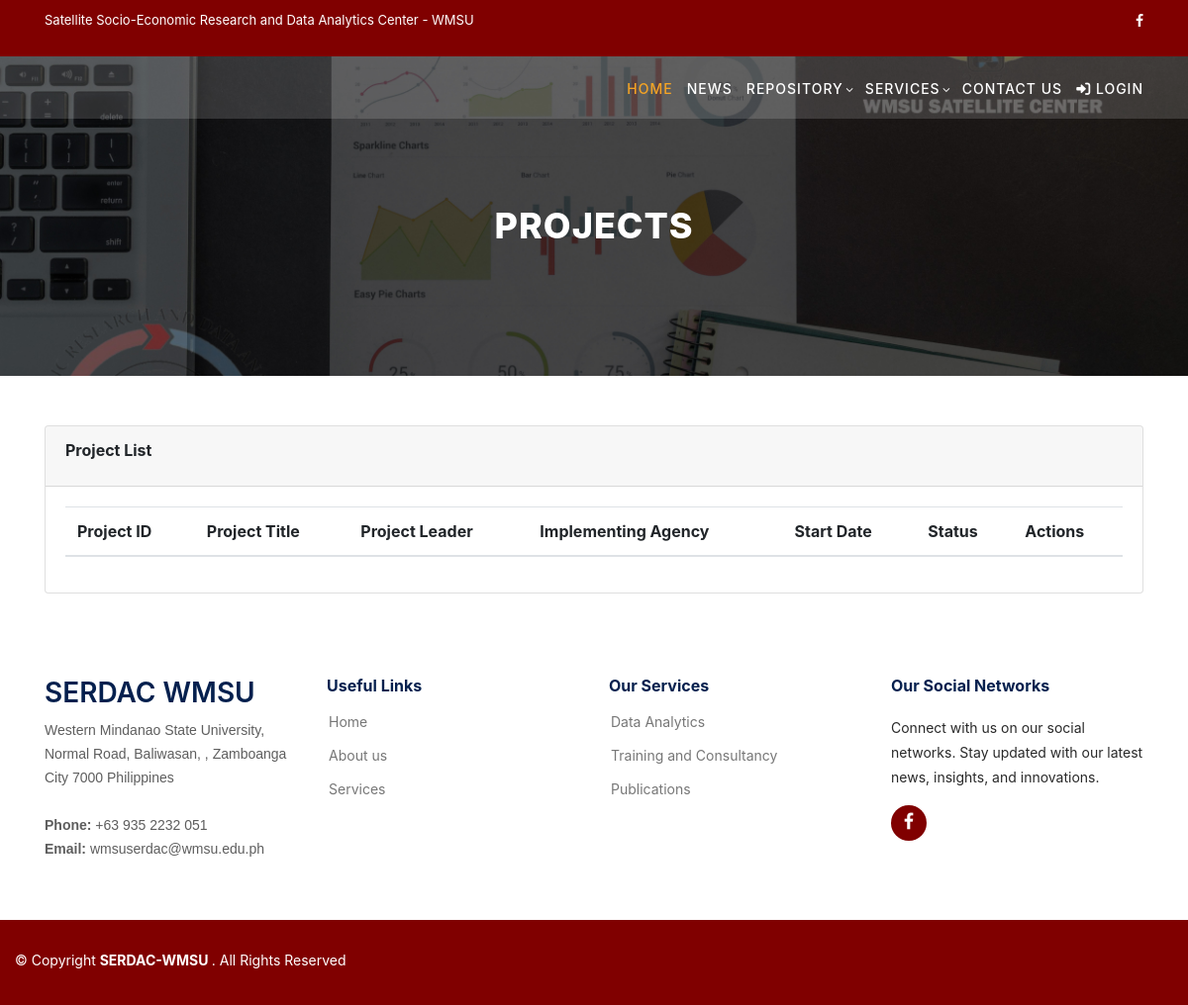
Page /project_list.php on the earlier database version.
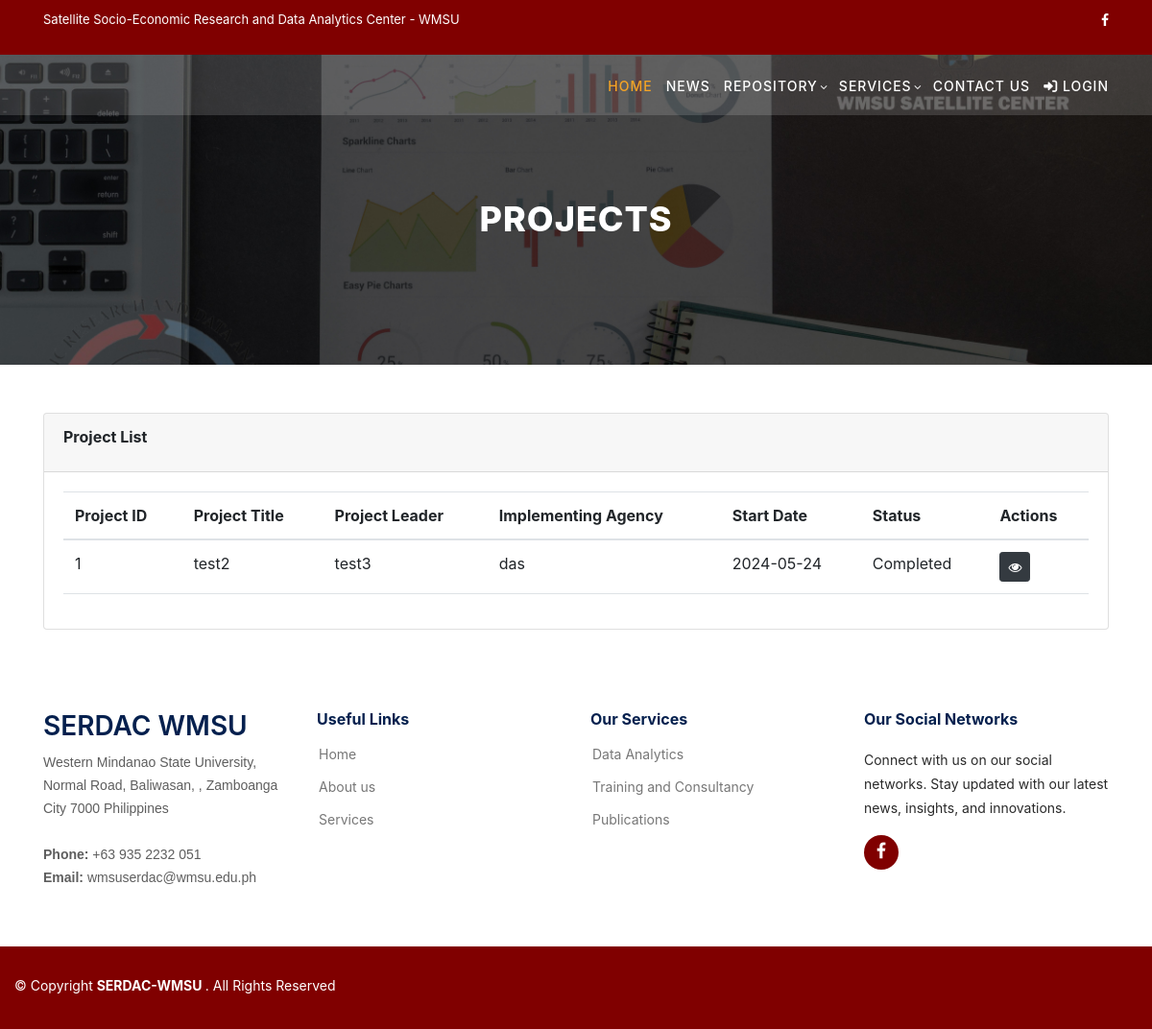
Same page on the later database version.
### tables this page shows
CREATE TABLE `repo_projects` (
  `ProjectID` int(11) NOT NULL,
  `ProgramTitle` varchar(255) NOT NULL,
  `ProjectTitle` varchar(255) NOT NULL,
  `ProjectLeader` varchar(255) NOT NULL,
  `ProjectLeaderSex` varchar(50) NOT NULL,
  `ProjectLeaderAgency` varchar(255) NOT NULL,
  `ProjectLeaderContact` varchar(1024) DEFAULT NULL,
  `ImplementingAgency` varchar(255) NOT NULL,
  `ImplementingAgencyAddress` varchar(255) NOT NULL,
  `BaseStation` varchar(255) NOT NULL,
  `ProjectDurationStart` date NOT NULL,
  `ProjectDurationEnd` date NOT NULL,
  `ExtensionDate` date DEFAULT NULL,
  `ProjectCost` decimal(15,2) NOT NULL,
  `SDGAddressed` varchar(255) DEFAULT NULL,
  `ProjectAbstract` text DEFAULT NULL,
  `FundedBy` varchar(255) NOT NULL,
  `FacilitatedBy` varchar(255) NOT NULL,
  `Status` varchar(50) NOT NULL,
  `CooperatingAgencies` varchar(55) DEFAULT NULL,
  `OtherImplementationSites` varchar(255) DEFAULT NULL
);

### project_list.php (the view, shortened to what this page needs)
<?php include('include/header.php');
?>
<link rel="stylesheet" href="css/profile.css">
<link href="https://maxcdn.bootstrapcdn.com/bootstrap/4.0.0/css/bootstrap.min.css" rel="stylesheet">
<body>
    <?php include('include/navbar.php');?>
    <section class="heading-page header-text" id="top">
        <div class="container">
            <div class="row">
                <div class="col-lg-12">
                    <h2>PROJECTS</h2>
                </div>
            </div>
        </div>
    </section>
    <section id="contact" class="contact">
        <div class="container" data-aos="fade-up">
            <div class="section-title">
            </div>
            <div class="content">
                <div class="row">
                    <div class="col-md-12">
                        <div class="card">
                            <div class="card-header d-flex justify-content-between align-items-center">
                                <strong class="card-title">Project List</strong>
                            </div>
                            <div class="card-body">
                                <div class="table-responsive custom-table-container">
                                    <?php
                                $results = mysqli_query($con, "SELECT * FROM repo_projects");
                                ?>
                                    <table class="table table-hover" id="projects_table">
                                        <thead>
                                            <tr>
                                                <th scope="col">Project ID</th>
                                                <th scope="col">Project Title</th>
                                                <th scope="col">Project Leader</th>
                                                <th scope="col">Implementing Agency</th>
                                                <th scope="col">Start Date</th>
                                                <th scope="col">Status</th>
                                                <th scope="col">Actions</th>
                                            </tr>
                                        </thead>
                                        <tbody>
                                            <?php
                                                while ($row = mysqli_fetch_array($results)) {
                                            ?>
                                            <tr>
                                                <td><?php echo $row['ProjectID']; ?></td>
                                                <td><?php echo $row['ProjectTitle']; ?></td>
                                                <td><?php echo $row['ProjectLeader']; ?></td>
                                                <td><?php echo $row['ImplementingAgency']; ?></td>
                                                <td><?php echo $row['ProjectDurationStart']; ?></td>
                                                <td><?php echo $row['Status']; ?></td>
                                                <td>
                                                    <button type="button" class="btn btn-sm btn-dark btnEdit"
                                                        data-project='<?php echo json_encode($row); ?>'>
                                                        <i class="fa fa-eye"></i>
                                                    </button>
                                                </td>
                                            </tr>
                                            <?php } ?>
                                        </tbody>
                                    </table>
                                </div>
                            </div>
                        </div>
                    </div>
                </div>
            </div>
        </div>
    </section>
    <br>
    <?php include('include/footer.php');?>
</body>
</html>

### include/header.php (shortened to what this page needs)
<!DOCTYPE html>
<html lang="en">
<head>
    <link rel="stylesheet" href="https://cdnjs.cloudflare.com/ajax/libs/font-awesome/6.0.0-beta3/css/all.min.css">
    <link href="vendor/bootstrap/css/bootstrap.min.css" rel="stylesheet">
    <link rel="stylesheet" href="assets/css/fontawesome.css">
    <link rel="stylesheet" href="assets/css/homepage.css">
    <link rel="stylesheet" href="assets/css/owl.css">
    <link rel="stylesheet" href="assets/css/lightbox.css">
</head>

### include/navbar.php (shortened to what this page needs)
<div class="sub-header">
    <div class="container">
        <div class="row">
            <div class="col-lg-8 col-sm-8">
                <div class="left-content">
                    <p>Satellite Socio-Economic Research and Data Analytics Center - WMSU </p>
                </div>
            </div>
            <div class="col-lg-4 col-sm-4">
                <div class="right-icons">
                    <ul>
                        <li><a href="https://www.facebook.com/satellite.serdac.wmsu"><i class="fa fa-facebook"></i></a>
                        </li>
                    </ul>
                </div>
            </div>
        </div>
    </div>
</div>
<header class="header-area header-sticky">
    <div class="container">
        <div class="row">
            <div class="col-12">
                <nav class="main-nav">
                    <ul class="nav">
                        <li><a href="index.php" class="active">Home</a></li>
                        <li><a href="meetings.php">News</a></li>
                        <li class="has-sub servnav">
                            <a href="javascript:void(0)">Repository</a>
                        </li>
                        <li class="has-sub servnav">
                            <a href="javascript:void(0)">SERVICES</a>
                        </li>
                        <li><a href="contact_us.php">Contact Us</a></li>
                        <?php
                        if (isset($_SESSION["userId_code"]) && !empty($_SESSION["userId_code"])) {
                            if (($_SESSION["accessType"]) == 'Administrator')
                            {
                                echo '<li><a href="admin/index.php"><i class="fas fa-user"></i> PORTAL </a></li>';
                            }
                            else {
                                echo '<li><a href="profile.php"><i class="fas fa-user"></i> PROFILE </a></li>';
                            }
                        } else {
                            echo '<li><a href="login.php"><i class="fas fa-sign-in-alt"></i> LOGIN </a></li>';
                        }
                        ?>
                    </ul>
                </nav>
            </div>
        </div>
    </div>
</header>

### include/footer.php
<footer id="footer">
    <div class="footer-top">
        <div class="container">
            <div class="row">
                <div class="col-lg-3 col-md-6 footer-contact">
                    <h3>SERDAC WMSU</h3>
                    <p>
                        Western Mindanao State University,
                        <br> Normal Road, Baliwasan,
                        , Zamboanga City 7000 Philippines
                        <br><br>
                        <strong>Phone:</strong> +63 935 2232 051<br>
                        <strong>Email:</strong> wmsuserdac@wmsu.edu.ph<br>
                    </p>
                </div>
                <div class="col-lg-3 col-md-6 footer-links">
                    <h4>Useful Links</h4>
                    <ul>
                        <li><i class="bx bx-chevron-right"></i> <a href="#">Home</a></li>
                        <li><i class="bx bx-chevron-right"></i> <a href="#">About us</a></li>
                        <li><i class="bx bx-chevron-right"></i> <a href="#">Services</a></li>
                    </ul>
                </div>
                <div class="col-lg-3 col-md-6 footer-links">
                    <h4>Our Services</h4>
                    <ul>
                        <li><i class="bx bx-chevron-right"></i> <a href="#">Data Analytics</a></li>
                        <li><i class="bx bx-chevron-right"></i> <a href="#">Training and Consultancy</a></li>
                        <li><i class="bx bx-chevron-right"></i> <a href="#">Publications</a></li>
                    </ul>
                </div>
                <div class="col-lg-3 col-md-6 footer-links">
                    <h4>Our Social Networks</h4>
                    <p>Connect with us on our social networks. Stay updated with our latest news, insights, and
                        innovations.</p>
                    <div class="social-links mt-3">
                        <a href="https://facebook.com/aetherio.tech" class="facebook" target="_blank"><i
                                class="fa fa-facebook"></i></a>
                    </div>
                </div>
            </div>
        </div>
    </div>
    <div class="container footer-bottom clearfix ">
        <div class="copyright ">
            &copy; Copyright <strong><span> <a style='color:white;' href="https://facebook.com/aetherio.tech">SERDAC-WMSU </a></span></strong>. All Rights Reserved
        </div>
    </div>
</footer>

### css/profile.css (style rules this page uses)
.card-body { background: #ffffff; border-radius: 10px; position: relative; }
.btn-sm { padding: 0.25rem 0.5rem; font-size: 0.875rem; line-height: 1.5; border-radius: 0.2rem; }

Differences in the rows shown:
added repo_projects: ProjectID "1", ProjectTitle "test2", ProjectLeader "test3", ImplementingAgency "das", ProjectDurationStart "2024-05-24", Status "Completed"
